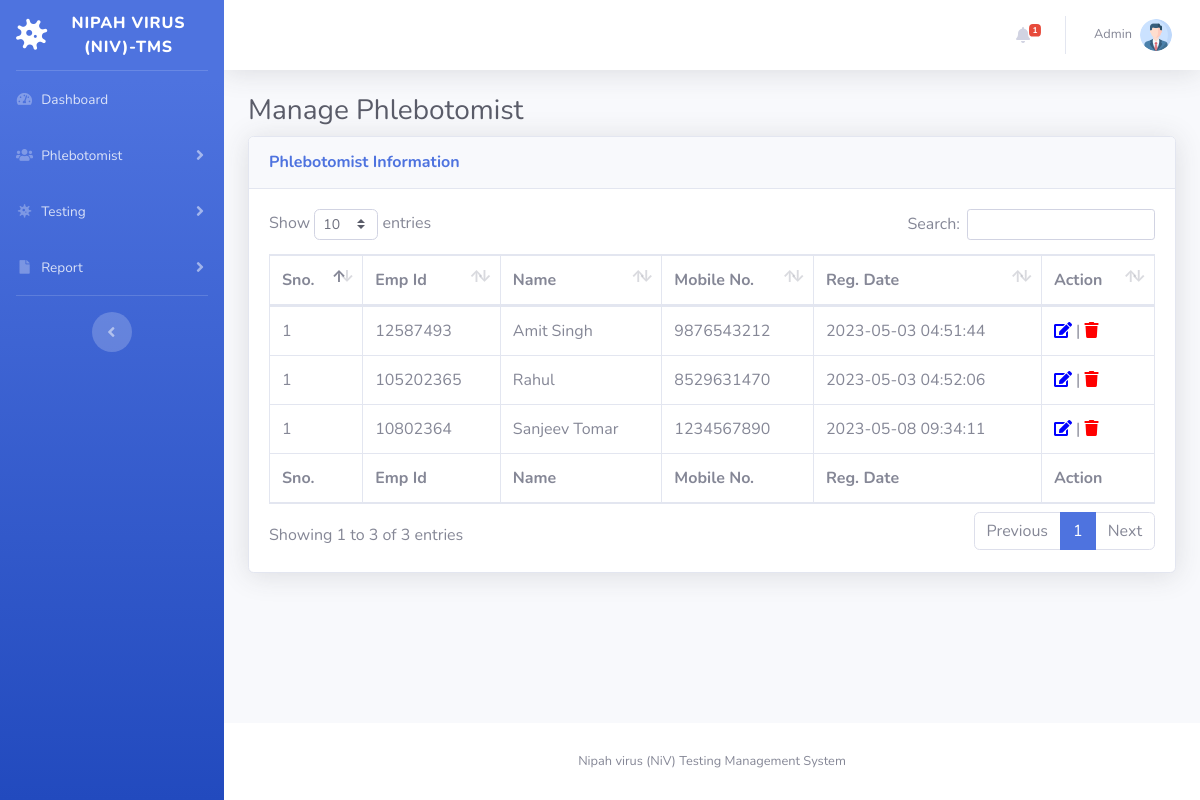
/manage-phlebotomist.php (signed in), run on the app's committed database.
### tables this page shows
CREATE TABLE `tblphlebotomist` (
  `id` int(11) NOT NULL,
  `EmpID` varchar(100) DEFAULT NULL,
  `FullName` varchar(120) DEFAULT NULL,
  `MobileNumber` bigint(12) DEFAULT NULL,
  `RegDate` timestamp NULL DEFAULT current_timestamp()
);

### manage-phlebotomist.php (the view, shortened to what this page needs)
<?php session_start();
include_once('includes/config.php');
if (strlen($_SESSION['aid']==0)) {
  header('location:logout.php');
  } else{
?>
<!DOCTYPE html>
<html lang="en">
<head>
    <link href="vendor/fontawesome-free/css/all.min.css" rel="stylesheet" type="text/css">
    <link href="css/sb-admin-2.min.css" rel="stylesheet">
    <link href="vendor/datatables/dataTables.bootstrap4.min.css" rel="stylesheet">
</head>
<body id="page-top">
    <div id="wrapper">
  <?php include_once('includes/sidebar.php');?>
        <div id="content-wrapper" class="d-flex flex-column">
            <div id="content">
<?php include_once('includes/topbar.php');?>
                <div class="container-fluid">
                    <h1 class="h3 mb-2 text-gray-800">Manage Phlebotomist</h1>
                    <div class="card shadow mb-4">
                        <div class="card-header py-3">
                            <h6 class="m-0 font-weight-bold text-primary">Phlebotomist Information</h6>
                        </div>
                        <div class="card-body">
                            <div class="table-responsive">
                                <table class="table table-bordered" id="dataTable" width="100%" cellspacing="0">
                                    <thead>
                                        <tr>
                                            <th>Sno.</th>
                                            <th>Emp Id</th>
                                            <th>Name</th>
                                            <th>Mobile No.</th>
                                            <th>Reg. Date</th>
                                            <th>Action</th>
                                        </tr>
                                    </thead>
                                    <tfoot>
                                        <tr>
                                            <th>Sno.</th>
                                            <th>Emp Id</th>
                                            <th>Name</th>
                                            <th>Mobile No.</th>
                                             <th>Reg. Date</th>
                                            <th>Action</th>
                                        </tr>
                                    </tfoot>
                                    <tbody>
<?php $query=mysqli_query($con,"select * from tblphlebotomist");
$cnt=1;
while($row=mysqli_fetch_array($query)){
?>
                                        <tr>
                                            <td><?php echo $cnt;?></td>
                                            <td><?php echo $row['EmpID'];?></td>
                                            <td><?php echo $row['FullName'];?></td>
                                            <td><?php echo $row['MobileNumber'];?></td>
                                             <td><?php echo $row['RegDate'];?></td>
                                            <td>
                                <a href="edit-phlebotomist.php?pid=<?php echo $row['id'];?>"><i class="fas fa-edit" style="color:blue"></i></a> |
                                <a href="manage-phlebotomist.php?pid=<?php echo $row['id'];?>&&action=delete" onclick="return confirm('Do you really want to delete this record?');"><i class="fa fa-trash" aria-hidden="true" style="color:red" title="Delete this record"></i></a></td>
                                        </tr>
                               <?php } ?>
                                    </tbody>
                                </table>
                            </div>
                        </div>
                    </div>
                </div>
            </div>
    <?php include_once('includes/footer.php');?>
        </div>
    </div>
</body>
</html>
<?php } ?>

### includes/topbar.php (shortened to what this page needs)
      <nav class="navbar navbar-expand navbar-light bg-white topbar mb-4 static-top shadow">
            <?php if($_SESSION['aid']):?>
                    <ul class="navbar-nav ml-auto">
<?php $query=mysqli_query($con,"select * from tbltestrecord where ReportStatus is null");
$count=mysqli_num_rows($query);
?>
                        <li class="nav-item dropdown no-arrow mx-1">
                            <a class="nav-link dropdown-toggle" href="#" id="alertsDropdown" role="button"
                                data-toggle="dropdown" aria-haspopup="true" aria-expanded="false">
                                <i class="fas fa-bell fa-fw"></i>
                                <span class="badge badge-danger badge-counter"><?php echo $count;?></span>
                            </a>
                        </li>
                        <li class="nav-item dropdown no-arrow">
                            <a class="nav-link dropdown-toggle" href="#" id="userDropdown" role="button"
                                data-toggle="dropdown" aria-haspopup="true" aria-expanded="false">
                <?php
$adid=$_SESSION['aid'];
$ret1=mysqli_query($con,"select AdminName from tbladmin where ID='$adid'");
while($row1=mysqli_fetch_array($ret1)){
?>
                                <span class="mr-2 d-none d-lg-inline text-gray-600 small"><?php  echo $row1['AdminName'];?></span>
                           <?php } ?>
                                <img class="img-profile rounded-circle"
                                    src="img/profile.png">
                            </a>
                        </li>
                    </ul>
                <?php endif;?>
                </nav>

### data on the page
tblphlebotomist: EmpID "12587493", FullName "Amit Singh", MobileNumber "9876543212", RegDate "2023-05-03 04:51:44"
tblphlebotomist: EmpID "105202365", FullName "Rahul", MobileNumber "8529631470", RegDate "2023-05-03 04:52:06"
tblphlebotomist: EmpID "10802364", FullName "Sanjeev Tomar", MobileNumber "1234567890", RegDate "2023-05-08 09:34:11"

### other printed values
$count "1"
$row1['AdminName'] "Admin"
